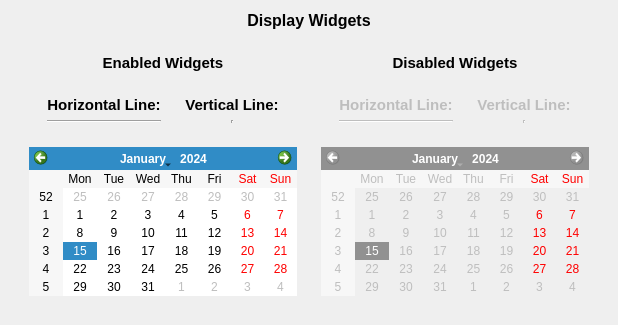
         <widget class="QWidget" name="page_19">
          <layout class="QVBoxLayout" name="verticalLayout_50">
           <item>
            <widget class="QLabel" name="label_42">
             <property name="sizePolicy">
              <sizepolicy hsizetype="Preferred" vsizetype="Fixed">
               <horstretch>0</horstretch>
               <verstretch>0</verstretch>
              </sizepolicy>
             </property>
             <property name="text">
              <string>&lt;!DOCTYPE HTML PUBLIC &quot;-//W3C//DTD HTML 4.0//EN&quot; &quot;http://www.w3.org/TR/REC-html40/strict.dtd&quot;&gt;
&lt;html&gt;&lt;head&gt;&lt;meta name=&quot;qrichtext&quot; content=&quot;1&quot; /&gt;&lt;style type=&quot;text/css&quot;&gt;
p, li { white-space: pre-wrap; }
&lt;/style&gt;&lt;/head&gt;&lt;body style=&quot; font-family:'Cantarell'; font-size:11pt; font-weight:400; font-style:normal;&quot;&gt;
&lt;p style=&quot; margin-top:0px; margin-bottom:0px; margin-left:0px; margin-right:0px; -qt-block-indent:0; text-indent:0px;&quot;&gt;&lt;span style=&quot; font-size:12pt; font-weight:600;&quot;&gt;Display Widgets&lt;/span&gt;&lt;/p&gt;&lt;/body&gt;&lt;/html&gt;</string>
             </property>
             <property name="alignment">
              <set>Qt::AlignCenter</set>
             </property>
            </widget>
           </item>
           <item>
            <widget class="QWidget" name="widget_48" native="true">
             <layout class="QHBoxLayout" name="horizontalLayout_10">
              <item>
               <widget class="QWidget" name="widget_49" native="true">
                <layout class="QVBoxLayout" name="verticalLayout_57">
                 <item>
                  <widget class="QLabel" name="label_53">
                   <property name="sizePolicy">
                    <sizepolicy hsizetype="Preferred" vsizetype="Fixed">
                     <horstretch>0</horstretch>
                     <verstretch>0</verstretch>
                    </sizepolicy>
                   </property>
                   <property name="text">
                    <string>&lt;!DOCTYPE HTML PUBLIC &quot;-//W3C//DTD HTML 4.0//EN&quot; &quot;http://www.w3.org/TR/REC-html40/strict.dtd&quot;&gt;
&lt;html&gt;&lt;head&gt;&lt;meta name=&quot;qrichtext&quot; content=&quot;1&quot; /&gt;&lt;style type=&quot;text/css&quot;&gt;
p, li { white-space: pre-wrap; }
&lt;/style&gt;&lt;/head&gt;&lt;body style=&quot; font-family:'Cantarell'; font-size:11pt; font-weight:400; font-style:normal;&quot;&gt;
&lt;p style=&quot; margin-top:0px; margin-bottom:0px; margin-left:0px; margin-right:0px; -qt-block-indent:0; text-indent:0px;&quot;&gt;&lt;span style=&quot; font-weight:600;&quot;&gt;Enabled Widgets&lt;/span&gt;&lt;/p&gt;&lt;/body&gt;&lt;/html&gt;</string>
                   </property>
                   <property name="alignment">
                    <set>Qt::AlignCenter</set>
                   </property>
                  </widget>
                 </item>
                 <item>
                  <widget class="QWidget" name="widget_52" native="true">
                   <layout class="QHBoxLayout" name="horizontalLayout_11">
                    <item>
                     <widget class="QWidget" name="widget_55" native="true">
                      <layout class="QVBoxLayout" name="verticalLayout_60">
                       <item>
                        <widget class="QLabel" name="label_52">
                         <property name="sizePolicy">
                          <sizepolicy hsizetype="Preferred" vsizetype="Fixed">
                           <horstretch>0</horstretch>
                           <verstretch>0</verstretch>
                          </sizepolicy>
                         </property>
                         <property name="text">
                          <string>&lt;!DOCTYPE HTML PUBLIC &quot;-//W3C//DTD HTML 4.0//EN&quot; &quot;http://www.w3.org/TR/REC-html40/strict.dtd&quot;&gt;
&lt;html&gt;&lt;head&gt;&lt;meta name=&quot;qrichtext&quot; content=&quot;1&quot; /&gt;&lt;style type=&quot;text/css&quot;&gt;
p, li { white-space: pre-wrap; }
&lt;/style&gt;&lt;/head&gt;&lt;body style=&quot; font-family:'Cantarell'; font-size:11pt; font-weight:400; font-style:normal;&quot;&gt;
&lt;p style=&quot; margin-top:0px; margin-bottom:0px; margin-left:0px; margin-right:0px; -qt-block-indent:0; text-indent:0px;&quot;&gt;&lt;span style=&quot; font-weight:600;&quot;&gt;Horizontal Line:&lt;/span&gt;&lt;/p&gt;&lt;/body&gt;&lt;/html&gt;</string>
                         </property>
                         <property name="alignment">
                          <set>Qt::AlignCenter</set>
                         </property>
                        </widget>
                       </item>
                       <item>
                        <widget class="Line" name="line_2">
                         <property name="sizePolicy">
                          <sizepolicy hsizetype="Minimum" vsizetype="Preferred">
                           <horstretch>0</horstretch>
                           <verstretch>0</verstretch>
                          </sizepolicy>
                         </property>
                         <property name="orientation">
                          <enum>Qt::Horizontal</enum>
                         </property>
                        </widget>
                       </item>
                      </layout>
                     </widget>
                    </item>
                    <item>
                     <widget class="QWidget" name="widget_54" native="true">
                      <layout class="QVBoxLayout" name="verticalLayout_59">
                       <item>
                        <widget class="QLabel" name="label_51">
                         <property name="sizePolicy">
                          <sizepolicy hsizetype="Preferred" vsizetype="Fixed">
                           <horstretch>0</horstretch>
                           <verstretch>0</verstretch>
                          </sizepolicy>
                         </property>
                         <property name="text">
                          <string>&lt;!DOCTYPE HTML PUBLIC &quot;-//W3C//DTD HTML 4.0//EN&quot; &quot;http://www.w3.org/TR/REC-html40/strict.dtd&quot;&gt;
&lt;html&gt;&lt;head&gt;&lt;meta name=&quot;qrichtext&quot; content=&quot;1&quot; /&gt;&lt;style type=&quot;text/css&quot;&gt;
p, li { white-space: pre-wrap; }
&lt;/style&gt;&lt;/head&gt;&lt;body style=&quot; font-family:'Cantarell'; font-size:11pt; font-weight:400; font-style:normal;&quot;&gt;
&lt;p style=&quot; margin-top:0px; margin-bottom:0px; margin-left:0px; margin-right:0px; -qt-block-indent:0; text-indent:0px;&quot;&gt;&lt;span style=&quot; font-weight:600;&quot;&gt;Vertical Line:&lt;/span&gt;&lt;/p&gt;&lt;/body&gt;&lt;/html&gt;</string>
                         </property>
                         <property name="alignment">
                          <set>Qt::AlignCenter</set>
                         </property>
                        </widget>
                       </item>
                       <item>
                        <widget class="Line" name="line">
                         <property name="sizePolicy">
                          <sizepolicy hsizetype="Preferred" vsizetype="Expanding">
                           <horstretch>0</horstretch>
                           <verstretch>0</verstretch>
                          </sizepolicy>
                         </property>
                         <property name="orientation">
                          <enum>Qt::Vertical</enum>
                         </property>
                        </widget>
                       </item>
                      </layout>
                      <zorder>line</zorder>
                      <zorder>line</zorder>
                      <zorder>label_51</zorder>
                     </widget>
                    </item>
                   </layout>
                  </widget>
                 </item>
                 <item>
                  <widget class="QCalendarWidget" name="calendarWidget"/>
                 </item>
                </layout>
               </widget>
              </item>
              <item>
               <widget class="QWidget" name="widget_50" native="true">
                <property name="enabled">
                 <bool>true</bool>
                </property>
                <layout class="QVBoxLayout" name="verticalLayout_58">
                 <item>
                  <widget class="QLabel" name="label_56">
                   <property name="enabled">
                    <bool>true</bool>
                   </property>
                   <property name="text">
                    <string>&lt;!DOCTYPE HTML PUBLIC &quot;-//W3C//DTD HTML 4.0//EN&quot; &quot;http://www.w3.org/TR/REC-html40/strict.dtd&quot;&gt;
&lt;html&gt;&lt;head&gt;&lt;meta name=&quot;qrichtext&quot; content=&quot;1&quot; /&gt;&lt;style type=&quot;text/css&quot;&gt;
p, li { white-space: pre-wrap; }
&lt;/style&gt;&lt;/head&gt;&lt;body style=&quot; font-family:'Cantarell'; font-size:11pt; font-weight:400; font-style:normal;&quot;&gt;
&lt;p style=&quot; margin-top:0px; margin-bottom:0px; margin-left:0px; margin-right:0px; -qt-block-indent:0; text-indent:0px;&quot;&gt;&lt;span style=&quot; font-weight:600;&quot;&gt;Disabled Widgets&lt;/span&gt;&lt;/p&gt;&lt;/body&gt;&lt;/html&gt;</string>
                   </property>
                   <property name="alignment">
                    <set>Qt::AlignCenter</set>
                   </property>
                  </widget>
                 </item>
                 <item>
                  <widget class="QWidget" name="widget_53" native="true">
                   <property name="enabled">
                    <bool>false</bool>
                   </property>
                   <layout class="QHBoxLayout" name="horizontalLayout_12">
                    <item>
                     <widget class="QWidget" name="widget_56" native="true">
                      <layout class="QVBoxLayout" name="verticalLayout_61">
                       <item>
                        <widget class="QLabel" name="label_54">
                         <property name="sizePolicy">
                          <sizepolicy hsizetype="Preferred" vsizetype="Fixed">
                           <horstretch>0</horstretch>
                           <verstretch>0</verstretch>
                          </sizepolicy>
                         </property>
                         <property name="text">
                          <string>&lt;!DOCTYPE HTML PUBLIC &quot;-//W3C//DTD HTML 4.0//EN&quot; &quot;http://www.w3.org/TR/REC-html40/strict.dtd&quot;&gt;
&lt;html&gt;&lt;head&gt;&lt;meta name=&quot;qrichtext&quot; content=&quot;1&quot; /&gt;&lt;style type=&quot;text/css&quot;&gt;
p, li { white-space: pre-wrap; }
&lt;/style&gt;&lt;/head&gt;&lt;body style=&quot; font-family:'Cantarell'; font-size:11pt; font-weight:400; font-style:normal;&quot;&gt;
&lt;p style=&quot; margin-top:0px; margin-bottom:0px; margin-left:0px; margin-right:0px; -qt-block-indent:0; text-indent:0px;&quot;&gt;&lt;span style=&quot; font-weight:600;&quot;&gt;Horizontal Line:&lt;/span&gt;&lt;/p&gt;&lt;/body&gt;&lt;/html&gt;</string>
                         </property>
                         <property name="alignment">
                          <set>Qt::AlignCenter</set>
                         </property>
                        </widget>
                       </item>
                       <item>
                        <widget class="Line" name="line_3">
                         <property name="sizePolicy">
                          <sizepolicy hsizetype="Minimum" vsizetype="Preferred">
                           <horstretch>0</horstretch>
                           <verstretch>0</verstretch>
                          </sizepolicy>
                         </property>
                         <property name="orientation">
                          <enum>Qt::Horizontal</enum>
                         </property>
                        </widget>
                       </item>
                      </layout>
                     </widget>
                    </item>
                    <item>
                     <widget class="QWidget" name="widget_57" native="true">
                      <layout class="QVBoxLayout" name="verticalLayout_62">
                       <item>
                        <widget class="QLabel" name="label_55">
                         <property name="sizePolicy">
                          <sizepolicy hsizetype="Preferred" vsizetype="Fixed">
                           <horstretch>0</horstretch>
                           <verstretch>0</verstretch>
                          </sizepolicy>
                         </property>
                         <property name="text">
                          <string>&lt;!DOCTYPE HTML PUBLIC &quot;-//W3C//DTD HTML 4.0//EN&quot; &quot;http://www.w3.org/TR/REC-html40/strict.dtd&quot;&gt;
&lt;html&gt;&lt;head&gt;&lt;meta name=&quot;qrichtext&quot; content=&quot;1&quot; /&gt;&lt;style type=&quot;text/css&quot;&gt;
p, li { white-space: pre-wrap; }
&lt;/style&gt;&lt;/head&gt;&lt;body style=&quot; font-family:'Cantarell'; font-size:11pt; font-weight:400; font-style:normal;&quot;&gt;
&lt;p style=&quot; margin-top:0px; margin-bottom:0px; margin-left:0px; margin-right:0px; -qt-block-indent:0; text-indent:0px;&quot;&gt;&lt;span style=&quot; font-weight:600;&quot;&gt;Vertical Line:&lt;/span&gt;&lt;/p&gt;&lt;/body&gt;&lt;/html&gt;</string>
                         </property>
                         <property name="alignment">
                          <set>Qt::AlignCenter</set>
                         </property>
                        </widget>
                       </item>
                       <item>
                        <widget class="Line" name="line_4">
                         <property name="sizePolicy">
                          <sizepolicy hsizetype="Preferred" vsizetype="Expanding">
                           <horstretch>0</horstretch>
                           <verstretch>0</verstretch>
                          </sizepolicy>
                         </property>
                         <property name="orientation">
                          <enum>Qt::Vertical</enum>
                         </property>
                        </widget>
                       </item>
                      </layout>
                     </widget>
                    </item>
                   </layout>
                  </widget>
                 </item>
                 <item>
                  <widget class="QCalendarWidget" name="calendarWidget_2">
                   <property name="enabled">
                    <bool>false</bool>
                   </property>
                  </widget>
                 </item>
                </layout>
               </widget>
              </item>
             </layout>
            </widget>
           </item>
          </layout>
         </widget>
